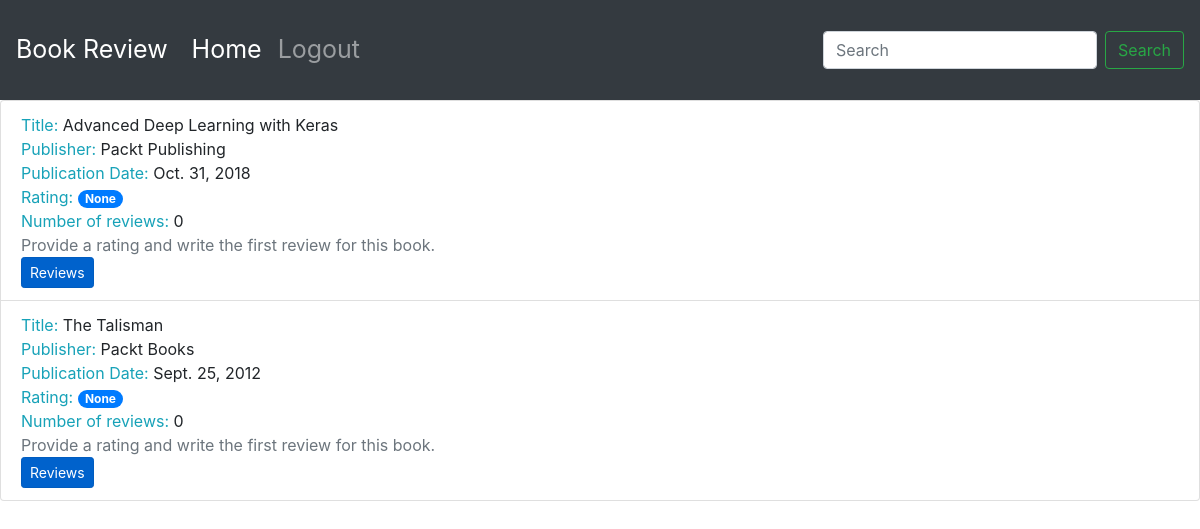
The page /books/ on the database its author committed.
### reviews/models.py (models this page shows, shortened)
class Book(models.Model):
    title = models.CharField(max_length=70, help_text="The title of the book")
    publication_date = models.DateField(verbose_name="Date the book was published")
    isbn = models.CharField(max_length=20, verbose_name="ISBN number of the book")
    publisher = models.ForeignKey(Publisher, on_delete=models.CASCADE)
    contributors = models.ManyToManyField('Contributor', through="BookContributor")

class Publisher(models.Model):
    name = models.CharField(max_length=50, help_text="The name of the publisher")
    website = models.URLField(help_text="The publisher's website")
    email = models.EmailField(help_text="The publisher's email address")
    def __str__(self):
        return self.name

### reviews/views.py (the view)
# urls.py: path("books/", views.book_list, name="book_list"),
def book_list(request):
    books = Book.objects.all()
    book_list = []
    for book in books:
        reviews = book.review_set.all()
        if reviews:
            book_rating = average_rating([review.rating for review in reviews])
            number_of_reviews = len(reviews)
        else:
            book_rating = None
            number_of_reviews = 0
        book_list.append({"book": book, "book_rating": book_rating, "number_of_reviews": number_of_reviews})
    context = {
        "book_list": book_list
    }
    return render(request, "reviews/books_list.html", context)

### reviews/templates/reviews/books_list.html (shortened to what this page needs)
{% extends 'base.html' %}
{% block content %}
<ul class="list-group">
  {% for item in book_list %}
  <li class="list-group-item">
      <span class="text-info">Title: </span> <span>{{ item.book.title }}</span>
      <br>
      <span class="text-info">Publisher: </span><span>{{ item.book.publisher }}</span>
      <br>
      <span class="text-info">Publication Date: </span><span>{{ item.book.publication_date }}</span>
      <br>
      <span class="text-info">Rating: </span><span class="badge badge-primary badge-pill">{{ item.book_rating }}</span>
      <br>
      <span class="text-info">Number of reviews: </span><span>{{ item.number_of_reviews }}</span>
      <br>
      {% if item.book_rating is null %}
      <span class="text-secondary">Provide a rating and write the first review for this book.</span>
      <br>
      {% endif %}
      <a class="btn btn-primary btn-sm active" role="button" aria-pressed="true" href="/book/{{ item.book.id }}/">Reviews</a></li>
  {% endfor %}
</ul>
{% endblock %}

### templates/base.html (shortened to what this page needs)
<!doctype html>
{% load static %}
<html lang="en">
  <head>
    <link rel="stylesheet" href="https://stackpath.bootstrapcdn.com/bootstrap/4.4.1/css/bootstrap.min.css">
    <link rel="stylesheet" href="https://cdnjs.cloudflare.com/ajax/libs/font-awesome/4.7.0/css/font-awesome.min.css">
  </head>
  <body>
        <nav class="navbar navbar-expand-sm navbar-dark bg-dark sticky-top">
          <a class="navbar-brand" href="/">Book Review</a>
          <div class="collapse navbar-collapse" id="navbarSupportedContent">
            <ul class="navbar-nav mr-auto">
              <li class="nav-item active">
                <a class="nav-link" href="/books/">Home <span class="sr-only">(current)</span></a>
              </li>
              <li class="nav-item">
                <a class="nav-link" href="#">Logout</a>
              </li>
            </ul>
            <form class="form-inline my-2 my-lg-0">
              <input class="form-control mr-sm-2" type="search" placeholder="Search" aria-label="Search">
              <button class="btn btn-outline-success my-2 my-sm-0" type="submit">Search</button>
            </form>
          </div>
        </nav>
         {% block content %}{% endblock %}
  </body>
</html>

### templates/base.html (style rules this page uses)
.navbar { min-height: 100px; font-size: 25px; }
.navbar-brand { font-size: 25px; }

### rows shown on the page
Book: book "Advanced Deep Learning with Keras", book.publisher "Packt Publishing", book.publication_date "Oct. 31, 2018", book_rating "None", number_of_reviews "0"
Book: book "The Talisman", book.publisher "Packt Books", book.publication_date "Sept. 25, 2012", book_rating "None", number_of_reviews "0"
